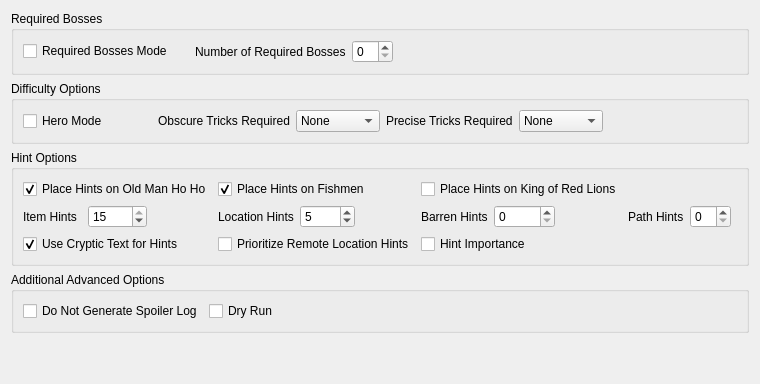
          <widget class="QWidget" name="tab_advanced">
           <attribute name="title">
            <string>Advanced Options</string>
           </attribute>
           <layout class="QVBoxLayout" name="verticalLayout_8">
            <item>
             <widget class="QGroupBox" name="groupBox_4">
              <property name="title">
               <string>Required Bosses</string>
              </property>
              <layout class="QGridLayout" name="gridLayout_6">
               <item row="0" column="0">
                <widget class="QCheckBox" name="required_bosses">
                 <property name="text">
                  <string>Required Bosses Mode</string>
                 </property>
                </widget>
               </item>
               <item row="0" column="1">
                <layout class="QHBoxLayout" name="horizontalLayout_8">
                 <item>
                  <widget class="QLabel" name="label_for_num_required_bosses">
                   <property name="sizePolicy">
                    <sizepolicy hsizetype="Maximum" vsizetype="Preferred">
                     <horstretch>0</horstretch>
                     <verstretch>0</verstretch>
                    </sizepolicy>
                   </property>
                   <property name="text">
                    <string>Number of Required Bosses</string>
                   </property>
                  </widget>
                 </item>
                 <item>
                  <widget class="QSpinBox" name="num_required_bosses"/>
                 </item>
                </layout>
               </item>
               <item row="0" column="2">
                <widget class="QWidget" name="widget_4" native="true"/>
               </item>
               <item row="0" column="3">
                <widget class="QWidget" name="widget_5" native="true"/>
               </item>
              </layout>
             </widget>
            </item>
            <item>
             <widget class="QGroupBox" name="groupBox_9">
              <property name="title">
               <string>Difficulty Options</string>
              </property>
              <layout class="QHBoxLayout" name="horizontalLayout_22">
               <item>
                <widget class="QCheckBox" name="hero_mode">
                 <property name="text">
                  <string>Hero Mode</string>
                 </property>
                </widget>
               </item>
               <item>
                <layout class="QHBoxLayout" name="horizontalLayout_20">
                 <item>
                  <widget class="QLabel" name="label_for_logic_obscurity">
                   <property name="text">
                    <string>Obscure Tricks Required</string>
                   </property>
                  </widget>
                 </item>
                 <item>
                  <widget class="QComboBox" name="logic_obscurity">
                   <item>
                    <property name="text">
                     <string>None</string>
                    </property>
                   </item>
                   <item>
                    <property name="text">
                     <string>Normal</string>
                    </property>
                   </item>
                   <item>
                    <property name="text">
                     <string>Hard</string>
                    </property>
                   </item>
                   <item>
                    <property name="text">
                     <string>Very Hard</string>
                    </property>
                   </item>
                  </widget>
                 </item>
                </layout>
               </item>
               <item>
                <layout class="QHBoxLayout" name="horizontalLayout_21">
                 <item>
                  <widget class="QLabel" name="label_for_logic_precision">
                   <property name="text">
                    <string>Precise Tricks Required</string>
                   </property>
                  </widget>
                 </item>
                 <item>
                  <widget class="QComboBox" name="logic_precision">
                   <item>
                    <property name="text">
                     <string>None</string>
                    </property>
                   </item>
                   <item>
                    <property name="text">
                     <string>Normal</string>
                    </property>
                   </item>
                   <item>
                    <property name="text">
                     <string>Hard</string>
                    </property>
                   </item>
                   <item>
                    <property name="text">
                     <string>Very Hard</string>
                    </property>
                   </item>
                  </widget>
                 </item>
                </layout>
               </item>
               <item>
                <widget class="QWidget" name="widget_10" native="true"/>
               </item>
              </layout>
             </widget>
            </item>
            <item>
             <widget class="QGroupBox" name="groupBox_5">
              <property name="title">
               <string>Hint Options</string>
              </property>
              <layout class="QGridLayout" name="gridLayout_7">
               <item row="4" column="0">
                <widget class="QCheckBox" name="hoho_hints">
                 <property name="text">
                  <string>Place Hints on Old Man Ho Ho</string>
                 </property>
                 <property name="checked">
                  <bool>true</bool>
                 </property>
                </widget>
               </item>
               <item row="6" column="1">
                <widget class="QCheckBox" name="prioritize_remote_hints">
                 <property name="text">
                  <string>Prioritize Remote Location Hints</string>
                 </property>
                </widget>
               </item>
               <item row="4" column="2">
                <widget class="QCheckBox" name="korl_hints">
                 <property name="text">
                  <string>Place Hints on King of Red Lions</string>
                 </property>
                </widget>
               </item>
               <item row="5" column="2">
                <layout class="QHBoxLayout" name="horizontalLayout_16">
                 <item>
                  <widget class="QLabel" name="label_for_num_barren_hints">
                   <property name="text">
                    <string>Barren Hints</string>
                   </property>
                  </widget>
                 </item>
                 <item>
                  <widget class="QSpinBox" name="num_barren_hints">
                   <property name="correctionMode">
                    <enum>QAbstractSpinBox::CorrectionMode::CorrectToNearestValue</enum>
                   </property>
                   <property name="minimum">
                    <number>0</number>
                   </property>
                   <property name="maximum">
                    <number>15</number>
                   </property>
                   <property name="value">
                    <number>0</number>
                   </property>
                  </widget>
                 </item>
                 <item>
                  <widget class="QWidget" name="widget_7" native="true"/>
                 </item>
                </layout>
               </item>
               <item row="6" column="0">
                <widget class="QCheckBox" name="cryptic_hints">
                 <property name="text">
                  <string>Use Cryptic Text for Hints</string>
                 </property>
                 <property name="checked">
                  <bool>true</bool>
                 </property>
                </widget>
               </item>
               <item row="4" column="1">
                <widget class="QCheckBox" name="fishmen_hints">
                 <property name="text">
                  <string>Place Hints on Fishmen</string>
                 </property>
                 <property name="checked">
                  <bool>true</bool>
                 </property>
                </widget>
               </item>
               <item row="5" column="1">
                <layout class="QHBoxLayout" name="horizontalLayout_17">
                 <item>
                  <widget class="QLabel" name="label_for_num_location_hints">
                   <property name="text">
                    <string>Location Hints</string>
                   </property>
                  </widget>
                 </item>
                 <item>
                  <widget class="QSpinBox" name="num_location_hints">
                   <property name="correctionMode">
                    <enum>QAbstractSpinBox::CorrectionMode::CorrectToNearestValue</enum>
                   </property>
                   <property name="minimum">
                    <number>0</number>
                   </property>
                   <property name="maximum">
                    <number>15</number>
                   </property>
                   <property name="value">
                    <number>5</number>
                   </property>
                  </widget>
                 </item>
                 <item>
                  <widget class="QWidget" name="widget_8" native="true"/>
                 </item>
                </layout>
               </item>
               <item row="5" column="0">
                <layout class="QHBoxLayout" name="horizontalLayout_9">
                 <item>
                  <widget class="QLabel" name="label_for_num_item_hints">
                   <property name="text">
                    <string>Item Hints</string>
                   </property>
                  </widget>
                 </item>
                 <item>
                  <widget class="QSpinBox" name="num_item_hints">
                   <property name="correctionMode">
                    <enum>QAbstractSpinBox::CorrectionMode::CorrectToNearestValue</enum>
                   </property>
                   <property name="minimum">
                    <number>0</number>
                   </property>
                   <property name="maximum">
                    <number>15</number>
                   </property>
                   <property name="value">
                    <number>15</number>
                   </property>
                  </widget>
                 </item>
                 <item>
                  <widget class="QWidget" name="widget_9" native="true"/>
                 </item>
                </layout>
               </item>
               <item row="5" column="3">
                <layout class="QHBoxLayout" name="horizontalLayout_15">
                 <item>
                  <widget class="QLabel" name="label_for_num_path_hints">
                   <property name="text">
                    <string>Path Hints</string>
                   </property>
                  </widget>
                 </item>
                 <item>
                  <widget class="QSpinBox" name="num_path_hints">
                   <property name="correctionMode">
                    <enum>QAbstractSpinBox::CorrectionMode::CorrectToNearestValue</enum>
                   </property>
                   <property name="minimum">
                    <number>0</number>
                   </property>
                   <property name="maximum">
                    <number>15</number>
                   </property>
                   <property name="value">
                    <number>0</number>
                   </property>
                  </widget>
                 </item>
                 <item>
                  <widget class="QWidget" name="widget_6" native="true"/>
                 </item>
                </layout>
               </item>
               <item row="6" column="2">
                <widget class="QCheckBox" name="hint_importance">
                 <property name="text">
                  <string>Hint Importance</string>
                 </property>
                </widget>
               </item>
              </layout>
             </widget>
            </item>
            <item>
             <widget class="QGroupBox" name="groupBox_6">
              <property name="title">
               <string>Additional Advanced Options</string>
              </property>
              <layout class="QGridLayout" name="gridLayout_8">
               <item row="0" column="0">
                <widget class="QCheckBox" name="do_not_generate_spoiler_log">
                 <property name="text">
                  <string>Do Not Generate Spoiler Log</string>
                 </property>
                </widget>
               </item>
               <item row="0" column="2">
                <widget class="QWidget" name="widget_11" native="true"/>
               </item>
               <item row="0" column="3">
                <widget class="QWidget" name="widget_12" native="true"/>
               </item>
               <item row="0" column="1">
                <widget class="QCheckBox" name="dry_run">
                 <property name="text">
                  <string>Dry Run</string>
                 </property>
                </widget>
               </item>
              </layout>
             </widget>
            </item>
            <item>
             <spacer name="verticalSpacer_3">
              <property name="orientation">
               <enum>Qt::Orientation::Vertical</enum>
              </property>
              <property name="sizeHint" stdset="0">
               <size>
                <width>20</width>
                <height>40</height>
               </size>
              </property>
             </spacer>
            </item>
           </layout>
          </widget>
